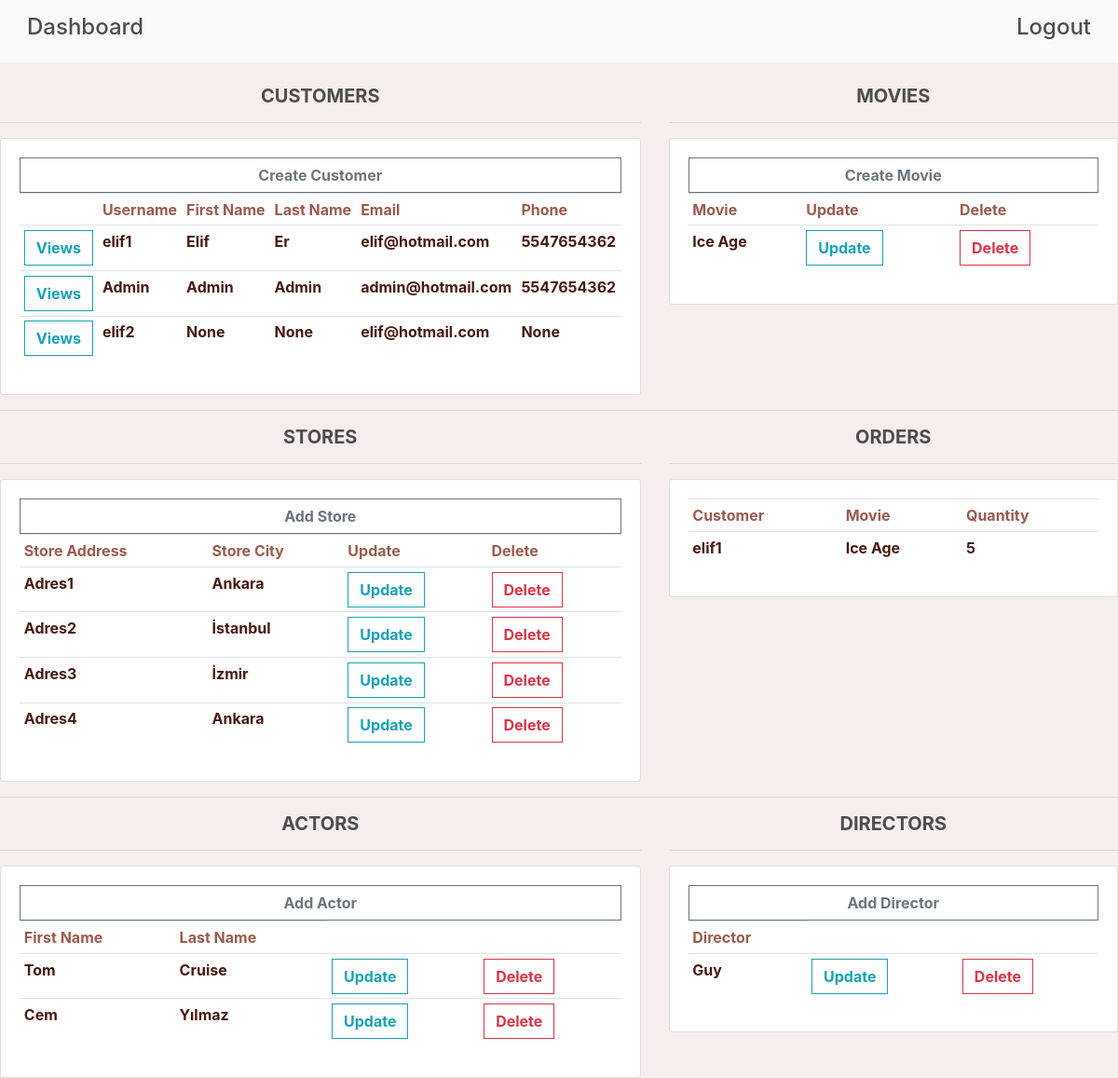
The app's page / (signed in) with its own data.
### movie/models.py (models this page shows, shortened)
class Customer(models.Model):
    user = models.OneToOneField(User, null=True, blank=True, on_delete=models.CASCADE)
    username = models.CharField(max_length=100, null=True)
    first_name = models.CharField(max_length=100, null=True)
    last_name = models.CharField(max_length=100, null=True)
    email = models.CharField(max_length=50, null=True)
    profile_pic = models.ImageField(default="default_profile.png", null=True, blank=True)
    mobile = models.CharField(max_length=15, null=True)

class Movie(models.Model):
    name = models.CharField(max_length=200, null=True)
    price = models.FloatField(null=True)
    category = models.ManyToManyField(Category, blank=True)
    description = models.CharField(max_length=200, null=True)
    actor = models.ManyToManyField(Actor, blank=True)
    director = models.ForeignKey(Director, null=True, on_delete=models.CASCADE, blank=True)
    inventory = models.ForeignKey(Inventory, null=True, on_delete=models.CASCADE, blank=True)
    image = models.ImageField(default="store.png", null=True, blank=True)

class Store(models.Model):
    address = models.CharField(max_length=100)
    city = models.ForeignKey(City, on_delete=models.SET_NULL, null=True)
    profile_pic = models.ImageField(default="default_profile.png", null=True, blank=True)

class City(models.Model):
    city = models.CharField(max_length=200, null=True)

class MovieOrder(models.Model):
    movie = models.ForeignKey(Movie, on_delete=models.SET_NULL, blank=True, null=True)
    order = models.ForeignKey(Order, on_delete=models.SET_NULL, blank=True, null=True)
    quantity = models.IntegerField(default=0, null=True, blank=True)

class Order(models.Model):
    customer = models.ForeignKey(Customer, on_delete=models.SET_NULL, null=True, blank=True)
    complete = models.BooleanField(default=False, null=True, blank=False)

class Actor(models.Model):
    first_name = models.CharField(max_length=50, null=True)
    last_name = models.CharField(max_length=50, null=True)

class Director(models.Model):
    director = models.CharField(max_length=200, null=True)

### movie/decorators.py (the view)
    def wrapper_function(request, *args, **kwargs):
        group = None
        if request.user.groups.exists():
            group = request.user.groups.all()[0].name
        if group == 'admin':
            return view_func(request, *args, **kwargs)
        else:
            return redirect('user-page')

### movie/views.py (called while the page is built)
@login_required(login_url='login')
@admin_only
def home(request):
    customers = Customer.objects.all()
    movies = Movie.objects.all()
    stores = Store.objects.all()
    orders = MovieOrder.objects.all()
    directors = Director.objects.all()
    actors = Actor.objects.all()
    context = {'customers': customers, 'movies': movies, 'stores': stores, 'orders': orders, 'directors': directors,
               'actors': actors}
    return render(request, 'movie/dashboard.html', context)

### movie/templates/movie/dashboard.html (shortened to what this page needs)
{%  extends 'movie/main.html' %}
{% load static %}
{% block content %}
<br>
<link rel="stylesheet" type="text/css" href="{% static 'css/log_reg.css' %}">
<html>
	<div class="row">
		<div class="col-md-7">
			<h5>CUSTOMERS</h5>
			<hr>
			<div class="card card-body">
				<a class="btn btn-outline-secondary" href="{% url 'createcustomer' %}"><b>Create Customer</b></a>
				<table class="table table-sm">
					<tr>
						<th></th>
						<th>Username</th>
						<th>First Name</th>
						<th>Last Name</th>
						<th>Email</th>
						<th>Phone</th>
					</tr>
					{% for customer in customers %}
						<tr>
							<td><a class="btn btn-outline-info" href="{% url 'customer' customer.id %}"><b>Views</b></a></td>
							<td>{{customer.username}}</td>
							<td>{{customer.first_name}}</td>
							<td>{{customer.last_name}}</td>
							<td>{{customer.email}}</td>
							<td>{{customer.mobile}}</td>
						</tr>
					{% endfor %}
				</table>
			</div>
		</div>
		<div class="col-md-5">
			<h5>MOVIES</h5>
			<hr>
			<div class="card card-body">
				<a class="btn btn-outline-secondary" href="{% url 'createmovie' %}"><b>Create Movie</b></a>
				<table class="table table-sm">
					<tr>
						<th>Movie</th>
						<th>Update</th>
						<th>Delete</th>
					</tr>
					{% for movie in movies %}
						<tr>
							<td>{{movie.name}}</td>
							<td><a class="btn btn-outline-info" href="{% url 'updatemovie' movie.id %}"><b>Update</b></a></td>
							<td><a class="btn btn-outline-danger" href="{% url 'deletemovie' movie.id %}"><b>Delete</b></a></td>
						</tr>
					{% endfor %}
				</table>
			</div>
		</div>
	</div>
	<hr>
	<div class="row">
		<div class="col-md-7">
			<h5>STORES</h5>
			<hr>
			<div class="card card-body">
				<a class="btn btn-outline-secondary" href="{% url 'addstore' %}"><b>Add Store</b></a>
				<table class="table table-sm">
					<tr>
						<th>Store Address</th>
						<th>Store City</th>
						<th>Update</th>
						<th>Delete</th>
					</tr>
					{% for store in stores %}
						<tr>
							<td>{{store.address}}</td>
							<td>{{store.city.city}}</td>
							<td><a class="btn btn-outline-info" href="{% url 'updatestore' store.id %}"><b>Update</b></a></td>
							<td><a class="btn btn-outline-danger" href="{% url 'deletestore' store.id %}"><b>Delete</b></a></td>
						</tr>
					{% endfor %}
				</table>
			</div>
		</div>
		<div class="col-md-5">
			<h5>ORDERS</h5>
			<hr>
			<div class="card card-body">
				<table class="table table-sm">
					<tr>
						<th>Customer</th>
						<th>Movie</th>
						<th>Quantity</th>
					</tr>
					{% for order in orders %}
						<tr>
							<td>{{order.order.customer.username}}</td>
							<td>{{order.movie.name}}</td>
							<td>{{order.quantity}}</td>
						</tr>
					{% endfor %}
				</table>
			</div>
		</div>
	</div>
	<hr>
	<div class="row">
		<div class="col-md-7">
			<h5>ACTORS</h5>
			<hr>
			<div class="card card-body">
				<a class="btn btn-outline-secondary" href="{% url 'addactor' %}"><b>Add Actor</b></a>
				<table class="table table-sm">
					<tr>
						<th>First Name</th>
						<th>Last Name</th>
					</tr>
					{% for actor in actors %}
						<tr>
							<td>{{actor.first_name}}</td>
							<td>{{actor.last_name}}</td>
							<td><a class="btn btn-outline-info" href="{% url 'updateactor' actor.id %}"><b>Update</b></a></td>
							<td><a class="btn btn-outline-danger" href="{% url 'deleteactor' actor.id %}"><b>Delete</b></a></td>
						</tr>
					{% endfor %}
				</table>
			</div>
		</div>
		<div class="col-md-5">
			<h5>DIRECTORS</h5>
			<hr>
			<div class="card card-body">
				<a class="btn btn-outline-secondary" href="{% url 'adddirector' %}"><b>Add Director</b></a>
				<table class="table table-sm">
					<tr>
						<th>Director</th>
					</tr>
					{% for director in directors %}
						<tr>
							<td>{{director.director}}</td>
							<td><a class="btn btn-outline-info" href="{% url 'updatedirector' director.id %}"><b>Update</b></a></td>
							<td><a class="btn btn-outline-danger" href="{% url 'deletedirector' director.id %}"><b>Delete</b></a></td>
						</tr>
					{% endfor %}
				</table>
			</div>
		</div>
	</div>
	{% endblock %}

### movie/templates/movie/main.html (shortened to what this page needs)
<!DOCTYPE html>
{% load static %}
<html>
    <head>
        <link rel="stylesheet" href="https://stackpath.bootstrapcdn.com/bootstrap/4.3.1/css/bootstrap.min.css"
>
        <link rel="stylesheet" type="text/css" href="{% static 'css/main.css' %}">
        <link rel="stylesheet" type="text/css" href="{% static 'css/log_reg.css' %}">
    </head>
    <body>
        {% include 'movie/navbar.html' %}
        {% block content %}
        {% endblock %}
    </body>
</html>

### movie/templates/movie/navbar.html (shortened to what this page needs)
{% load static %}
<nav class="navbar navbar-expand-lg navbar-light bg-light">
  <div class="collapse navbar-collapse" id="navbarNav">
    <ul class="navbar-nav">
      {% if request.user.is_staff %}
      <li class="nav-item">
        <a class="btn btn-light" href="{% url 'home' %}"><b><h4>Dashboard</h4></b></a>
      </li>
      {% endif %}
    </ul>
  </div>
  {% if request.user.is_staff %}
  <span><a class="btn btn-light" href="{% url 'logout' %}"><b><h4>Logout</h4></b></a></span>
  {% else %}
  <span><a class="btn btn-light" href="{% url 'logout' %}"><b><h4>Logout</h4></b></a></span>
  <a class="btn btn-light" href="{% url 'cart' %}">
  <img  id="cart-icon" src="{% static 'images/cart.png' %}"><i>Cart</i>
    {% endif %}
</nav>

### static/css/main.css (style rules this page uses)
body { background-color: hsl(0, 0%, 98%); }
h1,h2,h3,h4,h5,h6 { color:hsl(0, 0%, 30%); }
.btn { border-radius: 0; }

### static/css/log_reg.css (style rules this page uses)
body, html { margin: 0; padding: 0; height: 100%; background: #F6EEEC !important; }
th { font-weight: bold; color: #9B5B4D !important; }
td { font-weight: bold; color: #471A11 !important; }
h5 { font-weight: bold; text-align: center; }

### records on screen
Customer: username "elif1", first_name "Elif", last_name "Er", email "elif@hotmail.com", mobile "5547654362"
Customer: username "Admin", first_name "Admin", last_name "Admin", email "admin@hotmail.com", mobile "5547654362"
Customer: username "elif2", first_name "None", last_name "None", email "elif@hotmail.com", mobile "None"
Movie: name "Ice Age"
Store: address "Adres1", city.city "Ankara"
Store: address "Adres2", city.city "İstanbul"
Store: address "Adres3", city.city "İzmir"
Store: address "Adres4", city.city "Ankara"
MovieOrder: order.customer.username "elif1", movie.name "Ice Age", quantity "5"
Actor: first_name "Tom", last_name "Cruise"
Actor: first_name "Cem", last_name "Yılmaz"
Director: director "Guy"
